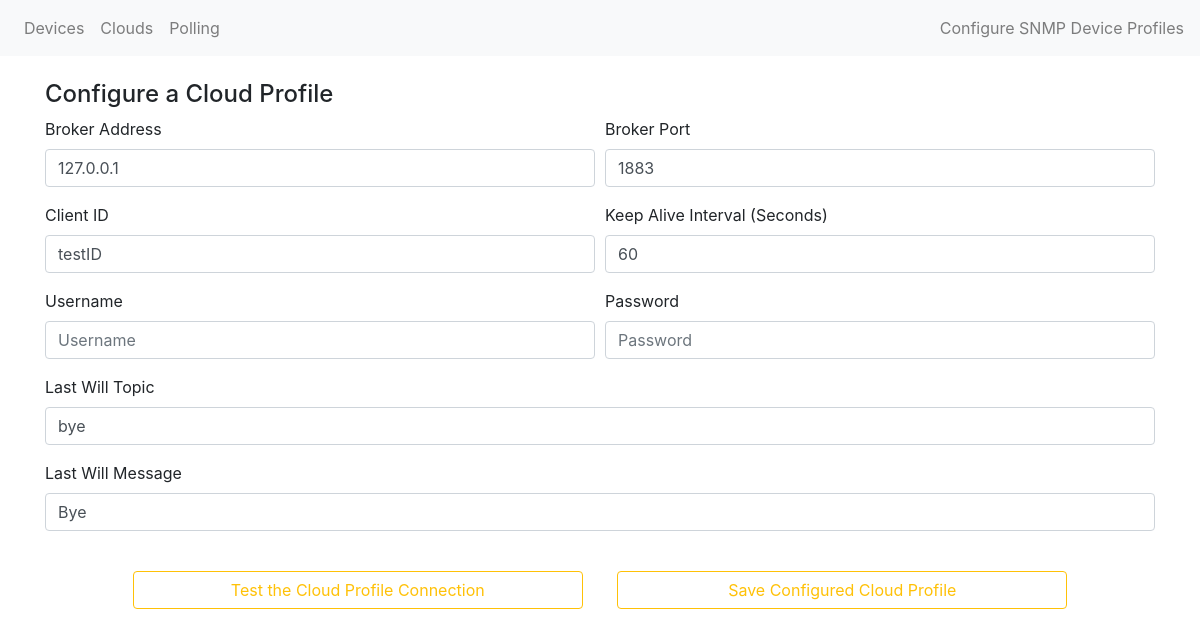
/saveCloud (signed in), run on the app's committed database.
### tables this page shows
CREATE TABLE cloudProfile (addr TEXT, port TEXT,lastWill TEXT, lastWillTopic TEXT, username TEXT, password TEXT,caFile TEXT, clientKey TEXT, clientCert TEXT, clientId TEXT, keepAlive TEXT);

### server.py (the view, shortened to what this page needs)
@app.route('/saveCloud', methods=['POST', 'GET'])
def saveCloud():
   if not session.get('logged_in'):
      return render_template('login.html')
   if request.method == 'GET':
      conn = sqlite3.connect('database.db')
      conn.row_factory = sqlite3.Row
      cursor = conn.execute("SELECT * FROM cloudProfile;")
      rows = cursor.fetchall()
      cloudData = [dict(ix) for ix in rows]
      print(cloudData)
      conn.close()
      if (cloudData):
         return render_template('clouds.html', cloud=cloudData)
      else:
         return render_template('clouds.html', cloud=[])

### templates/clouds.html (shortened to what this page needs)
<!doctype html>
<html lang="en">
  <head>
    <link rel="stylesheet" href="https://stackpath.bootstrapcdn.com/bootstrap/4.3.1/css/bootstrap.min.css">
  </head>
  <body>
    <nav class="navbar navbar-expand-lg navbar-light bg-light">
      <div class="collapse navbar-collapse" id="navbarText">
        <ul class="navbar-nav mr-auto">
            <a class="nav-link" href="/saveDev">Devices</a>
            <a class="nav-link" href="/saveCloud">Clouds</a>
            <a class="nav-link" href="/saveCoordinates">Polling</a>
        </ul>
        <span class="navbar-text">
          Configure SNMP Device Profiles
        </span>
      </div>
    </nav>
    <div class="container">
    <br />
        <h4>Configure a Cloud Profile</h4>
            <form>
              <div class="form-row">
                <div class="form-group col-md-6">
                  <label for="cloudAddr">Broker Address</label>
                  <input class="form-control" id="cloudAddr" placeholder="Broker Address" {% if cloud[0] is defined %} value="{{ cloud[0].addr }}" {% endif %}>
                </div>
                <div class="form-group col-md-6">
                  <label for="cloudPort">Broker Port</label>
                  <input class="form-control" id="cloudPort" type="number"  data-bind="value:replyNumber" placeholder="Broker Port" {% if cloud[0] is defined %} value="{{ cloud[0].port }}" {% endif %}>
                </div>
              </div>
              <div class="form-row">
                <div class="form-group col-md-6">
                  <label for="clienId">Client ID</label>
                  <input class="form-control" id="clienId" placeholder="Enter an Client ID" {% if cloud[0] is defined %} value="{{ cloud[0].clientId }}" {% endif %}>
                </div>
                <div class="form-group col-md-6">
                  <label for="keepAlive">Keep Alive Interval (Seconds)</label>
                  <input class="form-control" id="keepAlive" placeholder="Enter a Interval (s)" {% if cloud[0] is defined %} value="{{ cloud[0].keepAlive }}" {% endif %}>
                </div>
              </div>
              <div class="form-row">
                <div class="form-group col-md-6">
                  <label for="user">Username</label>
                  <input class="form-control" id="user" placeholder="Username" {% if cloud[0] is defined %} value="{{ cloud[0].username }}" {% endif %}>
                </div>
                <div class="form-group col-md-6">
                  <label for="pass">Password</label>
                  <input type="password" class="form-control" id="pass" placeholder="Password" {% if cloud[0] is defined %} value="{{ cloud[0].password }}" {% endif %}>
                </div>
              </div>
              <div class="form-group">
                <label for="lastWillTopic">Last Will Topic</label>
                <input type="text" class="form-control" id="lastWillTopic" placeholder="Enter a Last Will Topic" {% if cloud[0] is defined %} value="{{ cloud[0].lastWillTopic }}" {% endif %}>
              </div>
              <div class="form-group">
                <label for="lastWill">Last Will Message</label>
                <input type="text" class="form-control" id="lastWillMessage" placeholder="Enter a Last Will Message" {% if cloud[0] is defined %} value="{{ cloud[0].lastWill }}" {% endif %}>
              </div>
              <br />
              <div class="container">
                <div class="row">
                  <div class="col text-center">
                      <button type="button" class="btn btn-outline-warning float-center col-5" onclick="pingCloud(this)">Test the Cloud Profile Connection</button>
                      <span class="col-1"></span>
                      <button type="button" class="btn btn-outline-warning float-center col-5" type="submit" id="saveCfg">Save Configured Cloud Profile</button>
                      </div>
                  </div>
              </div>
            </form>
    </div>
  </body>

### data on the page
cloudProfile: addr "127.0.0.1", port "1883", clientId "testID", keepAlive "60", lastWillTopic "bye", lastWill "Bye"
